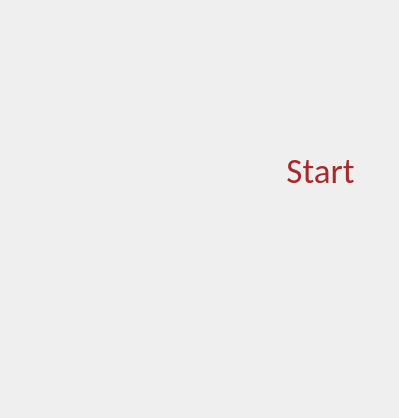
<?xml version="1.0" encoding="UTF-8"?>
<ui version="4.0">
 <class>Start</class>
 <widget class="QWidget" name="Start">
  <property name="geometry">
   <rect>
    <x>0</x>
    <y>0</y>
    <width>399</width>
    <height>418</height>
   </rect>
  </property>
  <property name="windowTitle">
   <string>Form</string>
  </property>
  <property name="styleSheet">
   <string notr="true">background-image: url(:/imagenes/imagenes/portada.jpg);</string>
  </property>
  <widget class="QPushButton" name="pushButton">
   <property name="geometry">
    <rect>
     <x>260</x>
     <y>150</y>
     <width>121</width>
     <height>41</height>
    </rect>
   </property>
   <property name="styleSheet">
    <string notr="true">font-family: Calibri;
font-size: 35px;
border-radius:5px;
color: Brown;
</string>
   </property>
   <property name="text">
    <string>Start</string>
   </property>
  </widget>
 </widget>
 <resources/>
 <connections/>
</ui>
